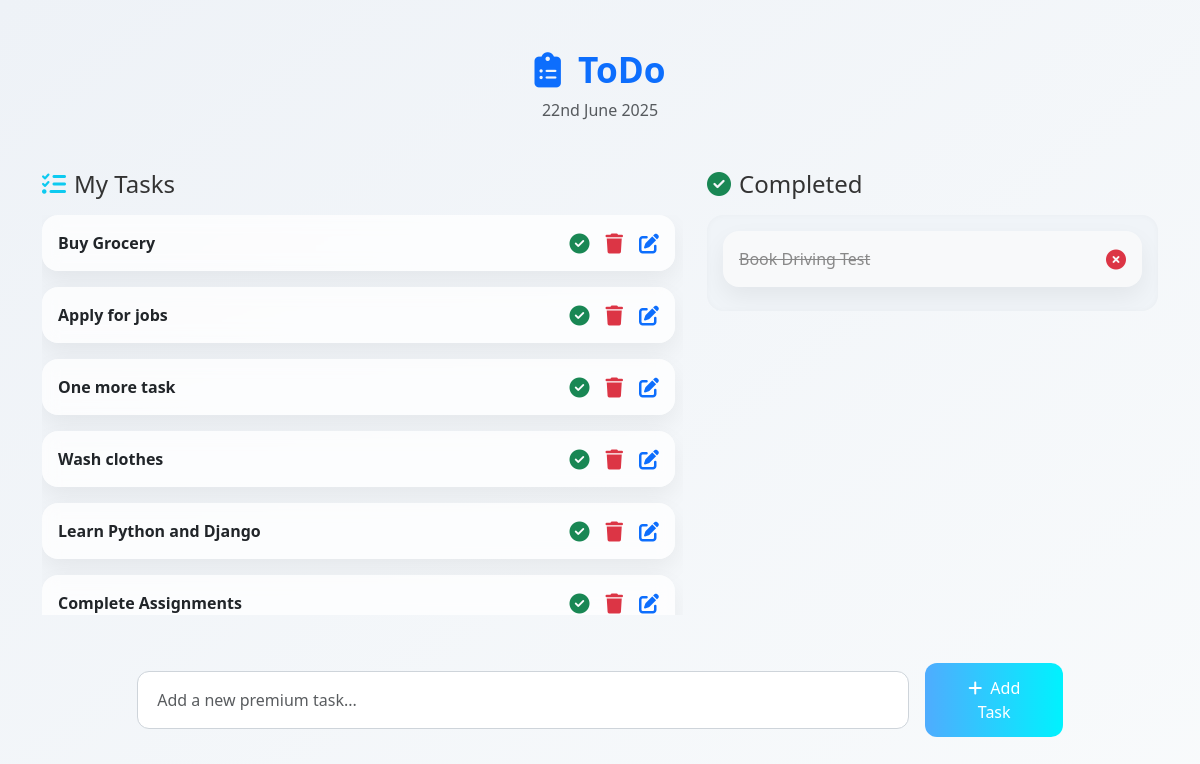
The app's page /, older data.
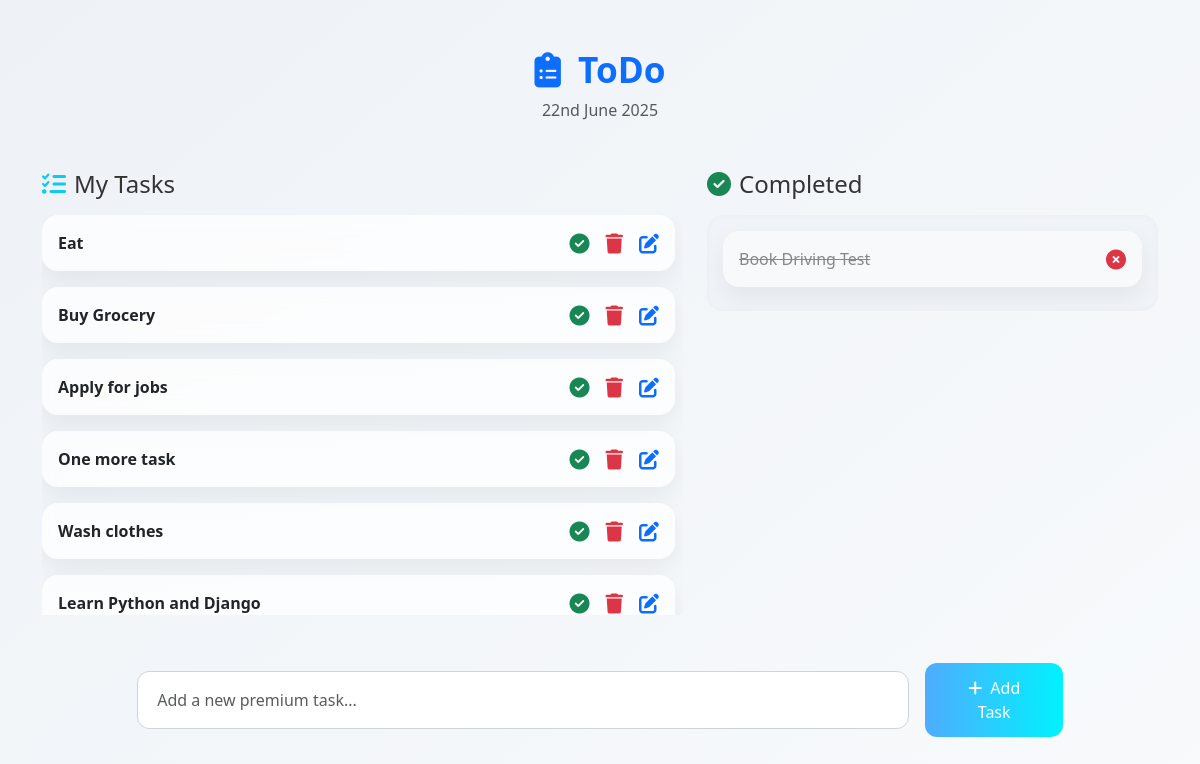
The same page, newer data.
### todoApp/models.py (models this page shows, shortened)
class Task(models.Model):
    task = models.CharField(max_length=255)
    is_completed = models.BooleanField(default=False)
    created_at = models.DateTimeField(auto_now_add=True)
    updated_at = models.DateTimeField(auto_now=True)

### todo_main/views.py (the view)
# urls.py: 2. Add a URL to urlpatterns:  path('', views.home, name='home')
def home(request):
    tasks = Task.objects.filter(is_completed=False).order_by('-updated_at') # tasks = Task.objects.filter(is_completed=False),     #print(tasks)
    completed_tasks = Task.objects.filter(is_completed=True) # print(completed_tasks)
    context = {
        'tasks': tasks, # orange task123 can also we can name it as our wish
        'completed_tasks': completed_tasks
    }
    return render(request, 'home.html', context)

### templates/home.html (shortened to what this page needs)
<!DOCTYPE html>
<html lang="en">
<head>
  <link href="https://cdn.jsdelivr.net/npm/bootstrap@5.3.0-alpha1/dist/css/bootstrap.min.css" rel="stylesheet" />
  <link rel="stylesheet" href="https://cdnjs.cloudflare.com/ajax/libs/font-awesome/6.5.0/css/all.min.css" />
</head>
<body>
  <div class="container py-5">
    <div class="main-header">
      <h3><i class="fa-solid fa-clipboard-list me-2 text-primary"></i> ToDo</h3>
      <p class="text-muted">{% now "jS F Y" %}</p>
    </div>
    <div class="row g-4 mb-5">
      <div class="col-md-7">
        <h4 class="mb-3"><i class="fa-solid fa-list-check text-info me-2"></i>My Tasks</h4>
        <div class="scroll-box">
          {% for i in tasks %}
          <div class="card mb-3">
            <div class="card-body d-flex justify-content-between align-items-center">
              <div class="fw-semibold">{{ i.task }}</div>
              <div class="d-flex align-items-center">
                <a href="{% url 'mark_as_done' i.pk %}" class="btn-icon text-success me-3" title="Mark as Done">
                  <i class="fa-solid fa-circle-check fa-lg"></i>
                </a>
                <a href="{% url 'delete_task' i.pk %}" class="btn-icon text-danger me-3" title="Delete">
                  <i class="fa-solid fa-trash fa-lg"></i>
                </a>
                <a href="{% url 'edit_task' i.id %}" class="btn-icon text-primary" title="Edit">
                  <i class="fa-solid fa-pen-to-square fa-lg"></i>
                </a>
              </div>
            </div>
          </div>
          {% empty %}
          <p class="text-muted">You have no tasks today. Add one below</p>
          {% endfor %}
        </div>
      </div>
      <div class="col-md-5">
        <h4 class="mb-3"><i class="fa-solid fa-check-circle text-success me-2"></i>Completed</h4>
        <div class="completed-section scroll-box">
          {% for i in completed_tasks %}
          <div class="card bg-light mb-2">
            <div class="card-body d-flex justify-content-between align-items-center task-done">
              <div>{{ i.task }}</div>
              <a href="{% url 'mark_as_undo' i.pk %}" class="btn-icon text-danger" title="Mark as Undo">
                <i class="fa-solid fa-circle-xmark fa-lg"></i>
              </a>
            </div>
          </div>
          {% empty %}
          <p class="text-muted">No tasks completed yet.</p>
          {% endfor %}
        </div>
      </div>
    </div>
    <div class="row">
      <div class="col-md-10 mx-auto">
        <form action="{% url 'addTask' %}" method="post" class="d-flex gap-3 align-items-center">
          <input type="text" name="task" class="form-control add-task-input" placeholder="Add a new premium task..." required>
          <button type="submit" class="add-task-btn">
            <i class="fa fa-plus me-1"></i> Add Task
          </button>
        </form>
      </div>
    </div>
  </div>
</body>
</html>

Row changes from the older to the newer data that the page shows:
no longer on this page (row unchanged): Task: task "Complete Assignments", shown under "My Tasks"
added Task: task "Eat", shown under "My Tasks"
